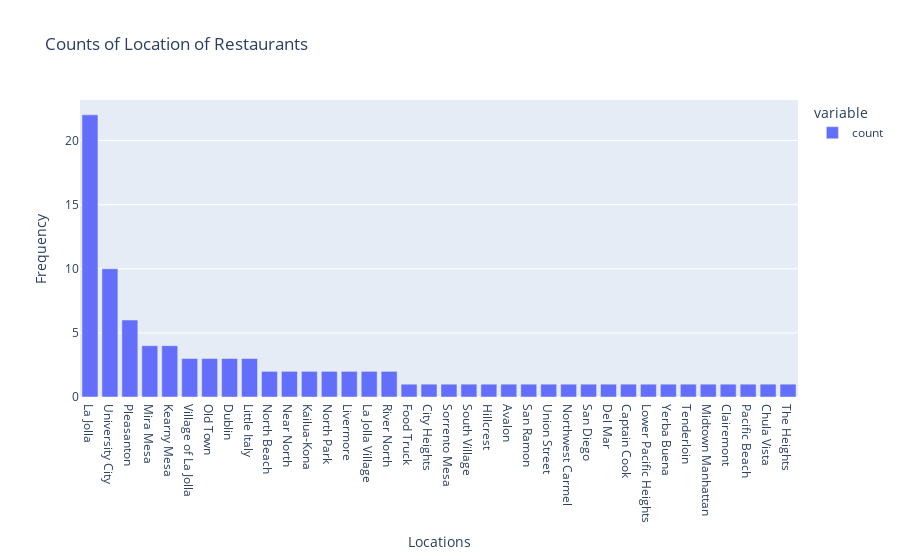

Notebook source saved alongside this figure:
### Markdown cell above
## Graphs and EDA

### Code cell
fig = px.bar(df['Location'].value_counts(), 
             title = 'Counts of Location of Restaurants',
             labels = {'Location' : 'Locations', 'value' : 'Frequency'})
fig.show()

### Figure 1 — Plotly figure (JSON) as saved in the notebook; plotly's stock layout.template omitted (floating-point values rounded to 4 significant figures)
{"data": [{"alignmentgroup": "True", "hovertemplate": "variable=count<br>Locations=%{x}<br>Frequency=%{y}<extra></extra>", "legendgroup": "count", "marker": {"color": "#636efa", "pattern": {"shape": ""}}, "name": "count", "offsetgroup": "count", "orientation": "v", "showlegend": true, "textposition": "auto", "type": "bar", "x": ["La Jolla", "University City", "Pleasanton", "Mira Mesa", "Kearny Mesa", "Village of La Jolla", "Old Town", "Dublin", "Little Italy", "North Beach", "Near North", "Kailua-Kona", "North Park", "Livermore", "La Jolla Village", "River North", "Food Truck", "City Heights", "Sorrento Mesa", "South Village", "Hillcrest", "Avalon", "San Ramon", "Union Street", "Northwest Carmel", "San Diego", "Del Mar", "Captain Cook", "Lower Pacific Heights", "Yerba Buena", "Tenderloin", "Midtown Manhattan", "Clairemont", "Pacific Beach", "Chula Vista", "The Heights"], "xaxis": "x", "y": [22, 10, 6, 4, 4, 3, 3, 3, 3, 2, 2, 2, 2, 2, 2, 2, 1, 1, 1, 1, 1, 1, 1, 1, 1, 1, 1, 1, 1, 1, 1, 1, 1, 1, 1, 1], "yaxis": "y"}], "layout": {"barmode": "relative", "legend": {"title": {"text": "variable"}, "tracegroupgap": 0}, "title": {"text": "Counts of Location of Restaurants"}, "xaxis": {"anchor": "y", "domain": [0, 1], "title": {"text": "Locations"}}, "yaxis": {"anchor": "x", "domain": [0, 1], "title": {"text": "Frequency"}}}}
